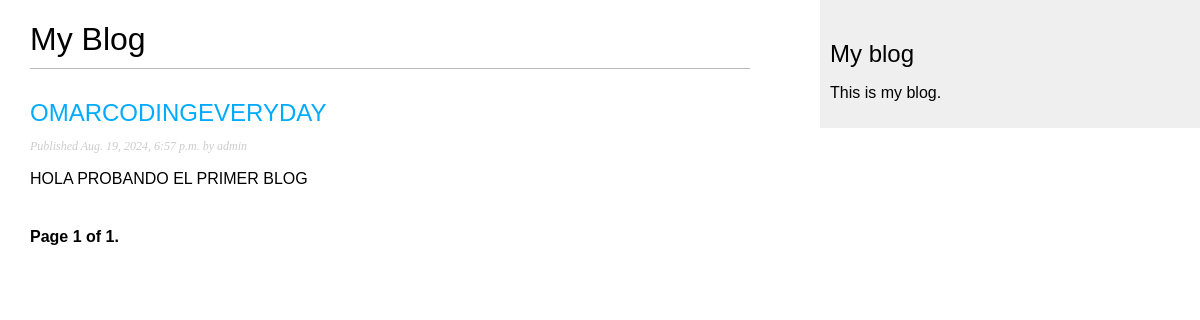
Page /blog/ on the earlier database version.
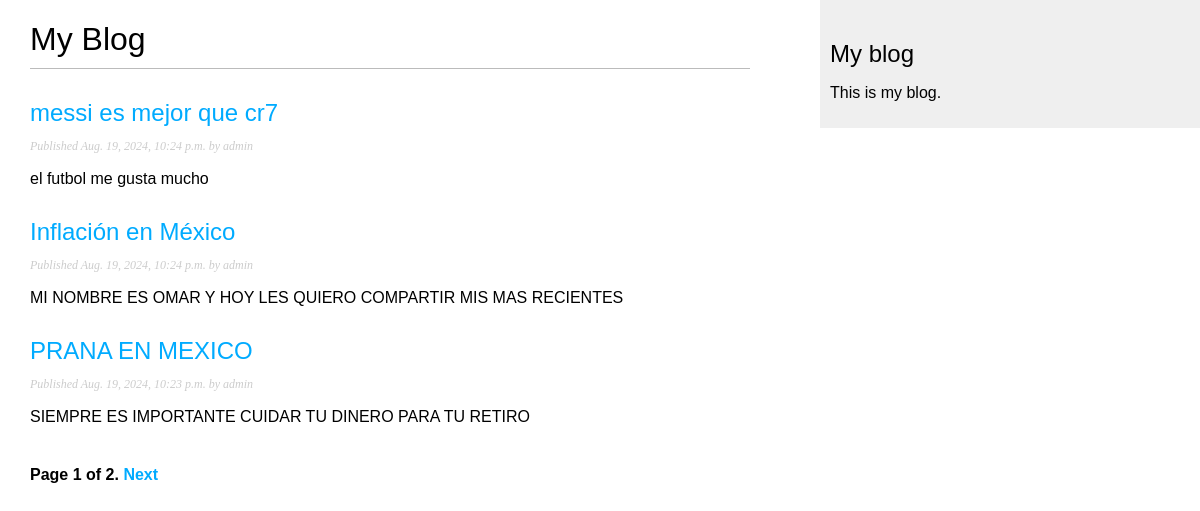
Same page on the later database version.
### blog/models.py (models this page shows, shortened)
class Post(models.Model):
    tags = TaggableManager()
    class Status(models.TextChoices):
        DRAFT = 'DF', 'Draft'
        PUBLISHED = 'PB', 'Published'
    title = models.CharField(max_length=250)
    slug = models.SlugField(
        max_length=250,
        unique_for_date='publish'
    )
    author = models.ForeignKey(
        settings.AUTH_USER_MODEL,
        on_delete=models.CASCADE,
        related_name='blog_posts'
    )
    body = models.TextField()
    publish = models.DateTimeField(default=timezone.now)
    created = models.DateTimeField(auto_now_add=True)
    updated = models.DateTimeField(auto_now=True)
    status = models.CharField(
        max_length=2,
        choices=Status,
        default=Status.DRAFT
    )
    objects = models.Manager()  # The default manager.
    published = PublishedManager()  # Our custom manager.
    class Meta:
        ordering = ['-publish']
        indexes = [
            models.Index(fields=['-publish']),
        ]
    def get_absolute_url(self):
        return reverse(
            'blog:post_detail',
            args=[
                self.publish.year,
                self.publish.month,
                self.publish.day,
                self.slug,
            ],
        )

### blog/views.py (the view)
# urls.py: path('', views.PostListView.as_view(), name='post_list'),
class PostListView(ListView):
    queryset = Post.published.all()
    context_object_name = 'posts'
    paginate_by = 3
    template_name = 'blog/post/list.html'

### blog/templates/blog/post/list.html (shortened to what this page needs)
{% extends "blog/base.html" %}
{% block content %}
  <h1>My Blog</h1>
  {% for post in posts %}
    <h2>
      <a href="{{ post.get_absolute_url }}">
        {{ post.title }}
      </a>
    </h2>
    <p class="date">
      Published {{ post.publish }} by {{ post.author }}
    </p>
    {{ post.body|truncatewords:30|linebreaks }}
  {% endfor %}
  {% include "pagination.html" with page=page_obj %}
{% endblock %}

### blog/templates/blog/base.html (shortened to what this page needs)
{% load static %}
<!DOCTYPE html>
<html>
<head>
  <link href="{% static "css/blog.css" %}" rel="stylesheet">
</head>
<body>
  <div id="content">
    {% block content %}
    {% endblock %}
  </div>
  <div id="sidebar">
    <h2>My blog</h2>
    <p>This is my blog.</p>
  </div>
</body>
</html>

### blog/templates/pagination.html (shortened to what this page needs)
<div class="pagination">
    <span class="step-links">
      <span class="current">
        Page {{ page.number }} of {{ page.paginator.num_pages }}.
      </span>
      {% if page.has_next %}
        <a href="?page={{ page.next_page_number }}">Next</a>
      {% endif %}
    </span>
  </div>

### blog/static/css/blog.css (style rules this page uses)
body { margin:0; padding:0; font-family:helvetica, sans-serif; }
a { color:#00abff; text-decoration:none; }
h1 { font-weight:normal; border-bottom:1px solid #bbb; padding:0 0 10px 0; }
h2 { font-weight:normal; margin:30px 0 0; }
#content { float:left; width:60%; padding:0 0 0 30px; }
#sidebar { float:right; width:30%; padding:10px; background:#efefef; height:100%; }
p.date { color:#ccc; font-family: georgia, serif; font-size: 12px; font-style: italic; }
.pagination { margin:40px 0; font-weight:bold; }

Differences in the rows shown:
no longer on this page (row unchanged): Post: title "OMARCODINGEVERYDAY", publish "Aug. 19, 2024, 6:57 p.m.", author "admin", body "HOLA PROBANDO EL PRIMER BLOG"
added Post: title "messi es mejor que cr7", publish "Aug. 19, 2024, 10:24 p.m.", author "admin", body "el futbol me gusta mucho"
added Post: title "Inflación en México", publish "Aug. 19, 2024, 10:24 p.m.", author "admin", body "MI NOMBRE ES OMAR Y HOY LES QUIERO COMPARTIR MIS MAS RECIENTES"
added Post: title "PRANA EN MEXICO", publish "Aug. 19, 2024, 10:23 p.m.", author "admin", body "SIEMPRE ES IMPORTANTE CUIDAR TU DINERO PARA TU RETIRO"
Other differences:
{{ page.paginator.num_pages }}: "1" → "2"
text now shown: "Next"
